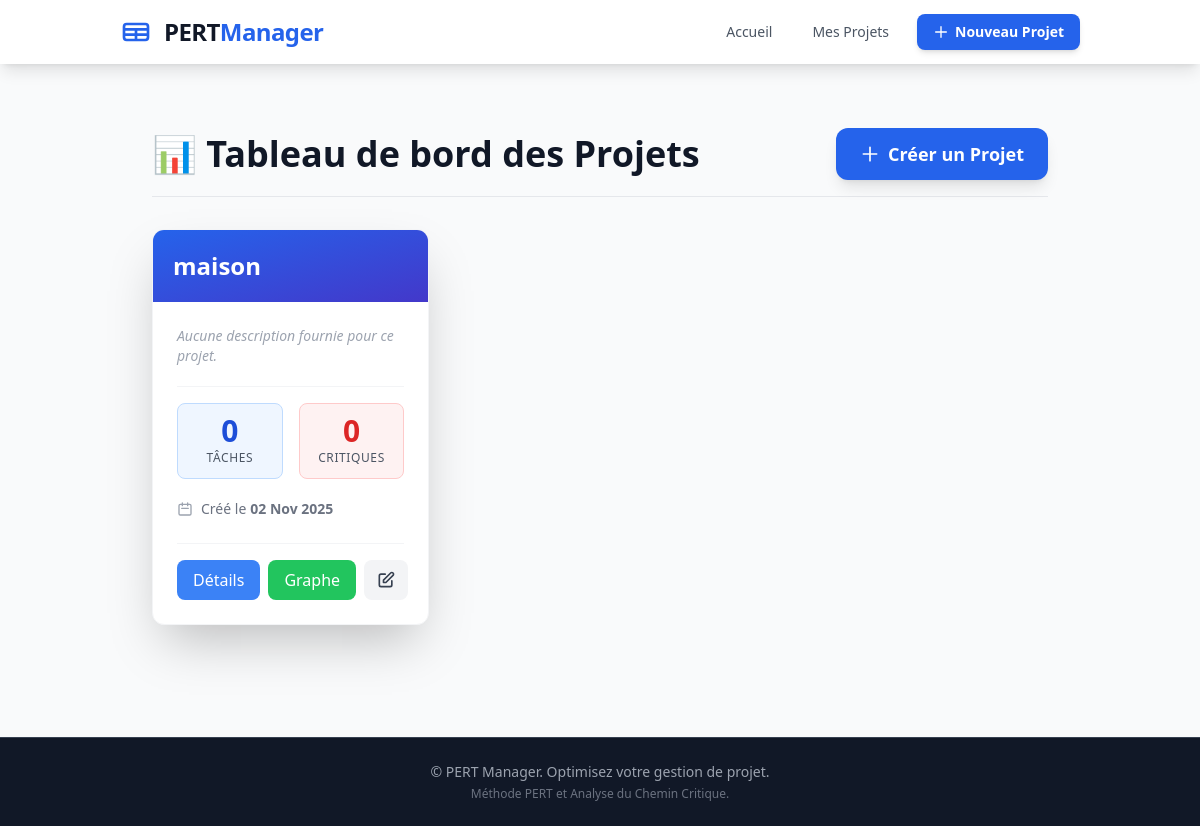
The app's page /projets/, older data.
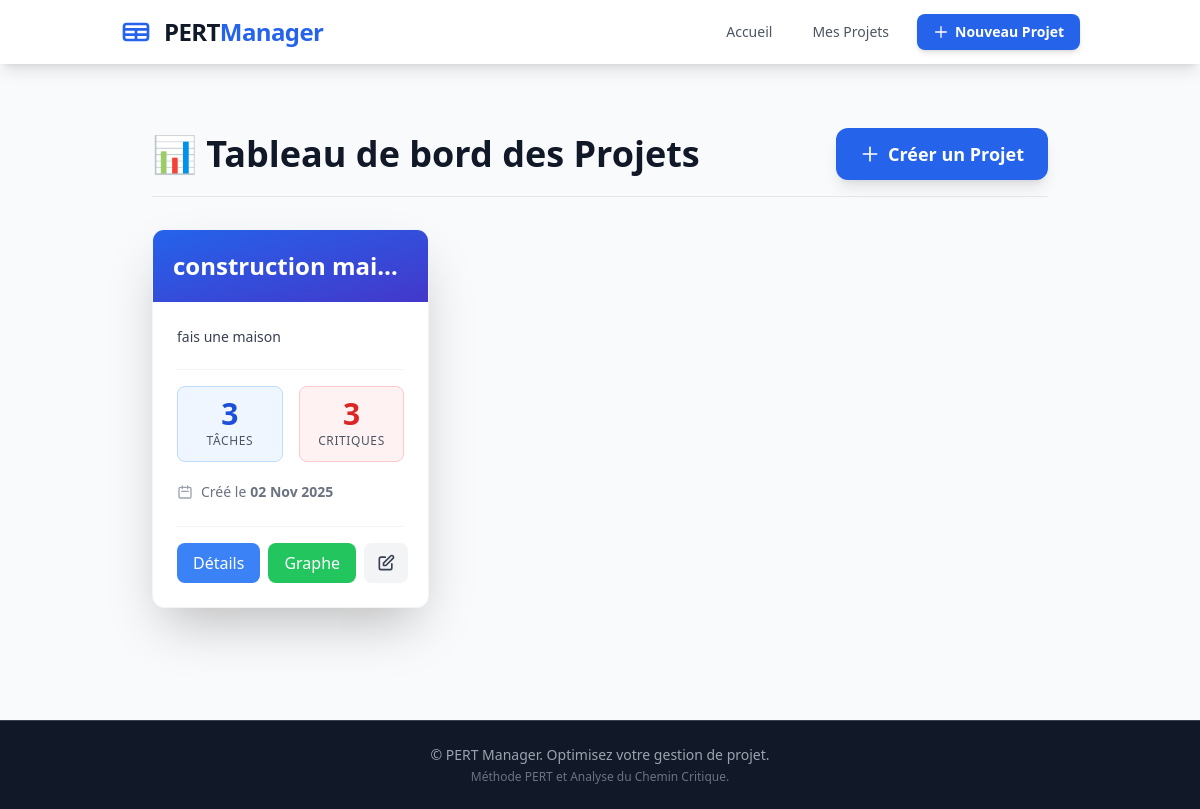
The same page, newer data.
### pert/models.py (models this page shows, shortened)
class Projet(models.Model):
    nom = models.CharField(max_length=200, verbose_name="Nom du projet")
    description = models.TextField(blank=True, null=True, verbose_name="Description")
    date_creation = models.DateTimeField(auto_now_add=True, verbose_name="Date de création")
    date_modification = models.DateTimeField(auto_now=True, verbose_name="Dernière modification")
    class Meta:
        verbose_name = "Projet"
        verbose_name_plural = "Projets"
        ordering = ['-date_creation']
    @property
    def taches_critiques(self):
        return self.taches.filter(marge_totale=0)

### pert/views.py (the view)
# urls.py: path('projets/', views.projet_list, name='projet_list'),
def projet_list(request):
    projets = Projet.objects.all()
    return render(request, 'pert/projet_list.html', {
        'projets': projets
    })

### pert/templates/pert/projet_list.html (shortened to what this page needs)
{% extends 'pert/base.html' %}
{% block content %}
<div class="px-4 sm:px-6 lg:px-8 py-8">
    <div class="mb-8 flex flex-col sm:flex-row justify-between items-start sm:items-center border-b pb-4">
        <h1 class="text-4xl font-extrabold text-gray-900 mb-4 sm:mb-0">
            📊 Tableau de bord des Projets
        </h1>
        <a href="{% url 'projet_create' %}" class="w-full sm:w-auto bg-blue-600 hover:bg-blue-700 text-white font-bold py-3 px-6 rounded-xl shadow-lg transition duration-200 ease-in-out transform hover:scale-[1.02] active:scale-[0.98] flex items-center justify-center text-lg">
            <svg class="w-5 h-5 mr-2" fill="none" stroke="currentColor" viewBox="0 0 24 24">
                <path stroke-linecap="round" stroke-linejoin="round" stroke-width="2" d="M12 4v16m8-8H4"></path>
            </svg>
            Créer un Projet
        </a>
    </div>
    {% if projets %}
    <div class="grid md:grid-cols-2 lg:grid-cols-3 xl:grid-cols-4 gap-8">
        {% for projet in projets %}
        <div class="bg-white rounded-xl shadow-2xl hover:shadow-3xl transition duration-300 ease-in-out transform hover:-translate-y-1 overflow-hidden border border-gray-100 flex flex-col">
            <div class="bg-gradient-to-br from-blue-600 to-indigo-700 p-5">
                <h2 class="text-2xl font-extrabold text-white truncate" title="{{ projet.nom }}">
                    {{ projet.nom }}
                </h2>
            </div>
            <div class="p-6 flex flex-col flex-grow">
                <div class="mb-5 flex-grow">
                    {% if projet.description %}
                    <p class="text-gray-700 line-clamp-3 leading-relaxed text-sm">{{ projet.description }}</p>
                    {% else %}
                    <p class="text-gray-400 italic text-sm">Aucune description fournie pour ce projet.</p>
                    {% endif %}
                </div>
                <div class="grid grid-cols-2 gap-4 mb-5 border-t pt-4 border-gray-100">
                    <div class="bg-blue-50 rounded-lg p-3 text-center border border-blue-200">
                        <p class="text-3xl font-extrabold text-blue-700 leading-none">
                            {{ projet.taches.count }}
                        </p>
                        <p class="text-xs font-medium text-gray-600 mt-1 uppercase tracking-wider">
                            Tâche{{ projet.taches.count|pluralize }}
                        </p>
                    </div>
                    <div class="bg-red-50 rounded-lg p-3 text-center border border-red-200">
                        <p class="text-3xl font-extrabold text-red-600 leading-none">
                            {{ projet.taches_critiques.count|default:"0" }}
                        </p>
                        <p class="text-xs font-medium text-gray-600 mt-1 uppercase tracking-wider">
                            Critique{{ projet.taches_critiques.count|pluralize }}
                        </p>
                    </div>
                </div>
                <div class="flex items-center text-sm text-gray-500 mb-6 mt-auto">
                    <svg class="w-4 h-4 mr-2 text-gray-400" fill="none" stroke="currentColor" viewBox="0 0 24 24">
                        <path stroke-linecap="round" stroke-linejoin="round" stroke-width="2" d="M8 7V3m8 4V3m-9 8h10M5 21h14a2 2 0 002-2V7a2 2 0 00-2-2H5a2 2 0 00-2 2v12a2 2 0 002 2z"></path>
                    </svg>
                    Créé le <span class="font-semibold ml-1">{{ projet.date_creation|date:"d M Y" }}</span>
                </div>
                <div class="flex space-x-2 mt-auto pt-4 border-t border-gray-100">
                    <a href="{% url 'projet_detail' projet.id %}" class="flex-1 bg-blue-500 hover:bg-blue-600 text-white text-center font-medium py-2 px-4 rounded-lg transition duration-150">
                        Détails
                    </a>
                    <a href="{% url 'diagramme' projet.id %}" class="flex-1 bg-green-500 hover:bg-green-600 text-white text-center font-medium py-2 px-4 rounded-lg transition duration-150">
                        Graphe
                    </a>
                    <a href="{% url 'projet_update' projet.id %}" title="Modifier le projet" class="bg-gray-100 hover:bg-gray-200 text-gray-700 py-2 px-3 rounded-lg transition duration-150 flex items-center justify-center">
                        <svg class="w-5 h-5" fill="none" stroke="currentColor" viewBox="0 0 24 24">
                            <path stroke-linecap="round" stroke-linejoin="round" stroke-width="2" d="M11 5H6a2 2 0 00-2 2v11a2 2 0 002 2h11a2 2 0 002-2v-5m-1.414-9.414a2 2 0 112.828 2.828L11.828 15H9v-2.828l8.586-8.586z"></path>
                        </svg>
                    </a>
                </div>
            </div>
        </div>
        {% endfor %}
    </div>
    {% endif %}
</div>
{% endblock %}

### pert/templates/pert/base.html (shortened to what this page needs)
<!DOCTYPE html>
<html lang="fr" class="h-full">
<head>
    <script src="https://cdn.tailwindcss.com"></script>
</head>
<body class="bg-gray-50 min-h-screen flex flex-col antialiased">
    <header class="bg-white shadow-lg sticky top-0 z-50">
        <nav class="container mx-auto px-4 sm:px-6 lg:px-8">
            <div class="flex items-center justify-between h-16">
                <div class="flex items-center space-x-3 flex-shrink-0">
                    <svg class="w-8 h-8 text-blue-600" fill="none" stroke="currentColor" viewBox="0 0 24 24">
                        <path stroke-linecap="round" stroke-linejoin="round" stroke-width="2" d="M3 10h18M3 14h18m-9-4v8m-7 0h14a2 2 0 002-2V8a2 2 0 00-2-2H5a2 2 0 00-2 2v8a2 2 0 002 2z"></path>
                    </svg>
                    <a href="{% url 'home' %}" class="text-gray-900 text-2xl font-extrabold tracking-tight">
                        PERT<span class="text-blue-600">Manager</span>
                    </a>
                </div>
                <div class="flex items-center space-x-1 sm:space-x-4">
                    <a href="{% url 'home' %}" class="text-gray-600 hover:text-blue-600 transition px-3 py-2 rounded-lg text-sm font-medium hidden sm:block">
                        Accueil
                    </a>
                    <a href="{% url 'projet_list' %}" class="text-gray-600 hover:text-blue-600 transition px-3 py-2 rounded-lg text-sm font-medium">
                        Mes Projets
                    </a>
                    <a href="{% url 'projet_create' %}" class="bg-blue-600 text-white hover:bg-blue-700 transition px-4 py-2 rounded-lg text-sm font-semibold shadow-md flex items-center transform hover:scale-[1.02]">
                        <svg class="w-4 h-4 mr-1.5" fill="none" stroke="currentColor" viewBox="0 0 24 24"><path stroke-linecap="round" stroke-linejoin="round" stroke-width="2" d="M12 4v16m8-8H4"></path></svg>
                        Nouveau Projet
                    </a>
                </div>
            </div>
        </nav>
    </header>
    <main class="container mx-auto px-4 sm:px-6 lg:px-8 py-8 flex-grow">
        {% block content %}{% endblock %}
    </main>
    <footer class="bg-gray-900 text-gray-400 py-6 mt-12 border-t border-gray-700">
        <div class="container mx-auto px-4 sm:px-6 lg:px-8 text-center">
            <p class="text-sm">
                &copy; {{ "now"|date:"Y" }} PERT Manager. Optimisez votre gestion de projet.
            </p>
            <p class="text-xs mt-1 text-gray-500">
                Méthode PERT et Analyse du Chemin Critique.
            </p>
        </div>
    </footer>
</body>
</html>

Row changes from the older to the newer data that the page shows:
removed Projet: nom "maison", shows "Aucune description fournie pour ce projet.", taches.count "0", taches_critiques.count "0", date_creation "02 Nov 2025"
added Projet: nom "construction mai…", description "fais une maison", taches.count "3", taches_critiques.count "3", date_creation "02 Nov 2025"
